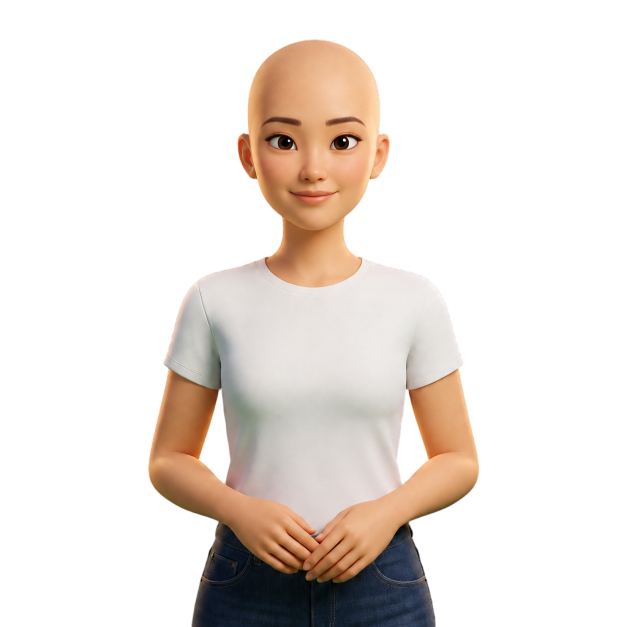
#> input picture race-plates/maker/faces/east-asian_female_gpt.png, 1254 x 1254 px, given in place of base_1d5b0001.webp, which was not available (shown at 1/2 size)
$ python before_after_corner_edit.py ../../../race-plates/maker/faces ../../../race-plates/maker/faces/indigenous_female_gpt.png
#> lines starting #> are read from the running program, lines starting #| are printed output that depends on the picture; after the words box and inside, x2 and y2 are one past the last pixel; in counts of white or black regions, pixels touching at a corner belong together
# Indigenous man (1d5b0001), Studio picture with green eyes: corner layer before vs after the user's 2 Nov 18:03 edit.
# Eye white = inside the eye layer (alpha > 0.5), grey-ish ((max-min)/mean < 0.3), not dark (mean > 70); top-most and lowest row,
# first and last column, per eye (1024-picture px). Picture: both eyes, before (top) / after (bottom), 7x, lines at the white's
# top (red) and bottom (blue).
import sys, numpy as np, cv2
from PIL import Image, ImageDraw, ImageFont
S, OUT = sys.argv[1], sys.argv[2]
base = Image.open(f'{S}/base_1d5b0001.webp').convert('RGBA')
#> base is the input picture: PIL image 1254x1254 RGBA; mean R, G, B, A 56.2, 48.1, 42.3, 76.6
bg = Image.alpha_composite(Image.new('RGBA', base.size, (128, 132, 140, 255)), base)
layers = {'before your edit': f'{S}/old_layers/green_corner_on_before_edit.png',
          'after your edit': '/Users/saizalpreetkaur./Desktop/eye_layers/1d5b0001/green.png'}
font = ImageFont.truetype('/System/Library/Fonts/Helvetica.ttc', 22)
x0, y0, x1, y1 = 425, 198, 600, 248; Z = 7; rows = []
for name, path in layers.items():
    lay = Image.open(path).convert('RGBA'); comp = Image.alpha_composite(bg, lay).convert('RGB')
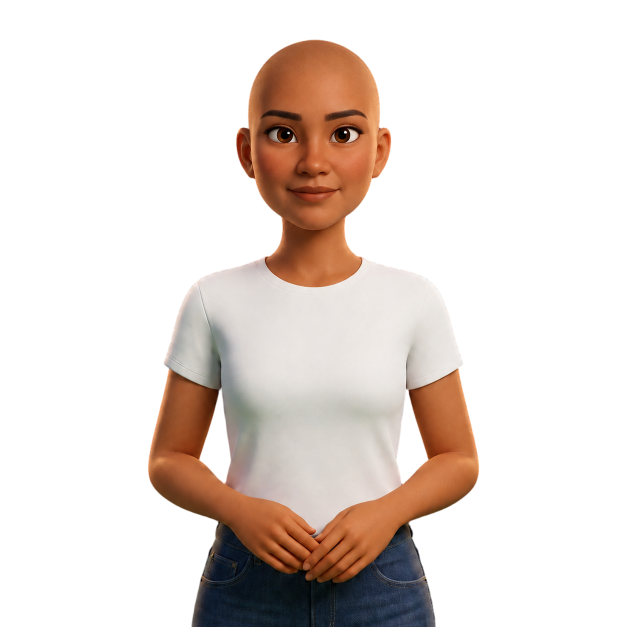
#> input picture race-plates/maker/faces/indigenous_female_gpt.png, 1254 x 1254 px, given in place of green_corner_on_before_edit.png, which was not available (shown at 1/2 size)
#> further down, lay is the input picture: PIL image 1254x1254 RGBA; mean R, G, B, A 51.7, 41.4, 35.9, 76.7
    c = np.asarray(comp).astype(float); la = np.asarray(lay)[..., 3] / 255
    m = c.mean(-1); rc = (c.max(-1) - c.min(-1)) / np.maximum(m, 1)
#> after `m = c.mean(-1)`:
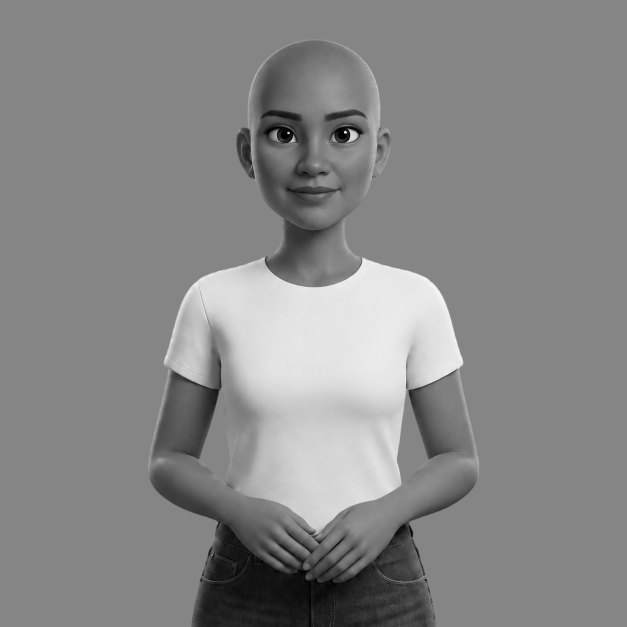
#> m: shape (1254, 1254) float64 (shown at 1/2 size); min 0, max 255, mean 135.6
    white = (la > 0.5) & (rc < 0.3) & (m > 70)
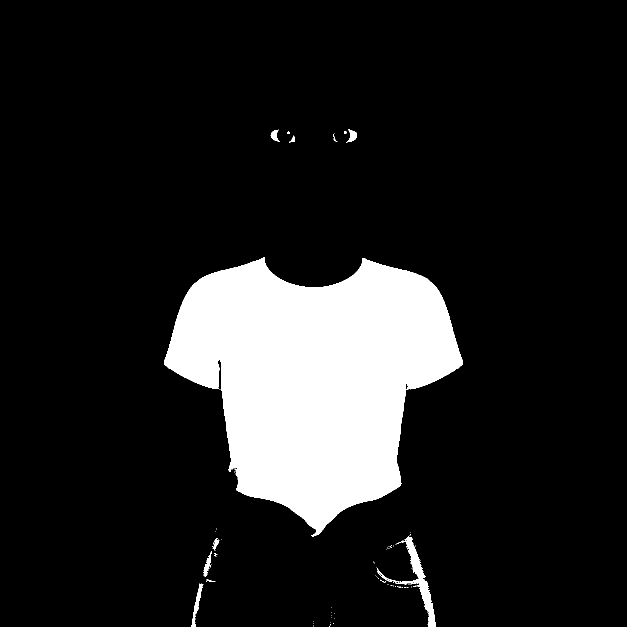
#> white: shape (1254, 1254) bool (shown at 1/2 size); 13.2% white; 82 white regions (69 under 20 px), largest, box (x1, y1, x2, y2) and area: (328, 514, 926, 1073) 203375, (791, 1071, 871, 1254) 2892, (383, 1167, 407, 1254) 565
    img = comp.crop((x0, y0, x1, y1)).resize(((x1 - x0) * Z, (y1 - y0) * Z), Image.NEAREST); d = ImageDraw.Draw(img)
#> after `img = comp.crop((x0, y0, x1, y1)).resize(((x1 - x0) * Z, (y1 - y0) * Z`:
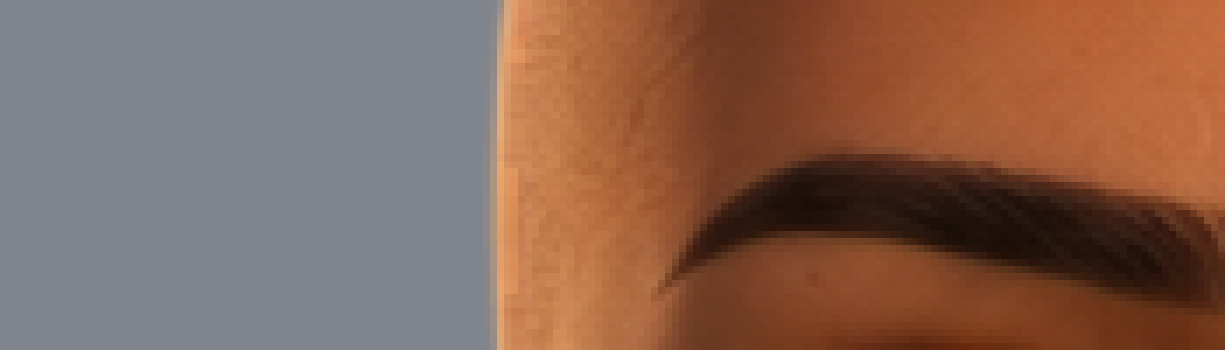
#> img: PIL image 1225x350 RGB; mean R, G, B 134.1, 99.8, 84
    line = [name]
    for side, xs_ in (('left', slice(0, 512)), ('right', slice(512, 1024))):
        w = np.zeros_like(white); w[:, xs_] = white[:, xs_]
        ys, xs = np.nonzero(w)
        h, wd = ys.max() - ys.min() + 1, xs.max() - xs.min() + 1
        line.append(f'{side} eye: white {wd} x {h} px (rows {ys.min()}-{ys.max()}), {int(w.sum())} white px')
        for yy, col in ((ys.min(), (255, 40, 40)), (ys.max() + 1, (40, 120, 255))):
            d.line([((xs.min() - 3 - x0) * Z, (yy - y0) * Z), ((xs.max() + 3 - x0) * Z, (yy - y0) * Z)], fill=col, width=2)
#> this loop made 2 passes
#> (h, wd) on passes 1 to 2: (732, 184), (996, 414)
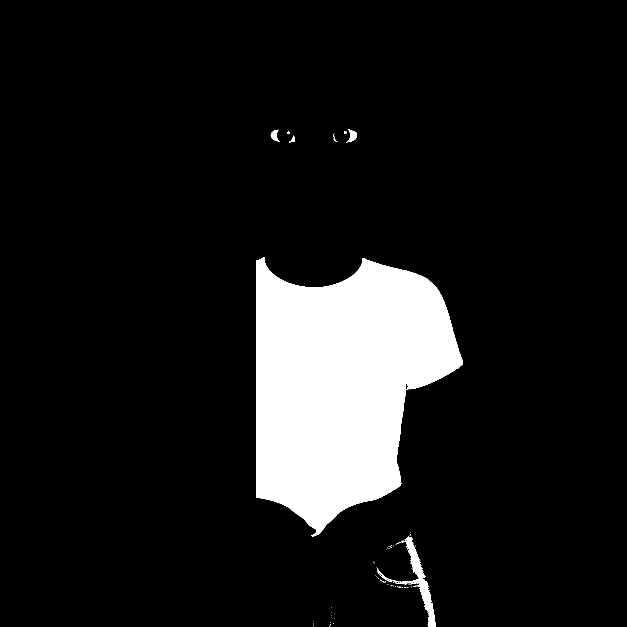
#> w: shape (1254, 1254) bool (shown at 1/2 size); 10.2% white; 62 white regions (53 under 20 px), largest, box (x1, y1, x2, y2) and area: (512, 514, 926, 1073) 156164, (791, 1071, 871, 1254) 2892, (692, 258, 714, 285) 290
#> after the loop, line = 3 items
    print(' | '.join(line))
#| before your edit | left eye: white 184 x 732 px (rows 522-1253), 48285 white px | right eye: white 414 x 996 px (rows 258-1253), 160035 white px
    cell = Image.new('RGB', (img.width, img.height + 34), 'white'); cell.paste(img, (0, 34))
#> after `cell = Image.new('RGB', (img.width, img.height + 34), 'white')`: cell: PIL image 1225x384 RGB; every value is 255
#> after `cell.paste(img, (0, 34))`:
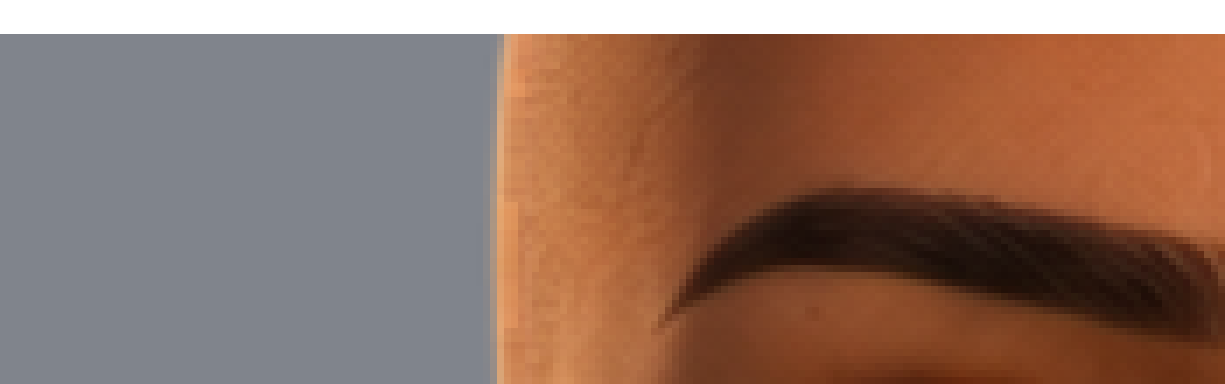
#> cell: PIL image 1225x384 RGB; mean R, G, B 144.8, 113.6, 99.2
    ImageDraw.Draw(cell).text((8, 6), f'Indigenous man, Studio picture, green eyes, corner layer on - {name}', fill='black', font=font)
    rows.append(cell)
out = Image.new('RGB', (rows[0].width, sum(r.height for r in rows) + 10), 'white')
#> out: PIL image 1225x778 RGB; every value is 255
out.paste(rows[0], (0, 0)); out.paste(rows[1], (0, rows[0].height + 10)); out.save(OUT); print(OUT)
#> after `out.paste(rows[1], (0, rows[0].height + 10))`:
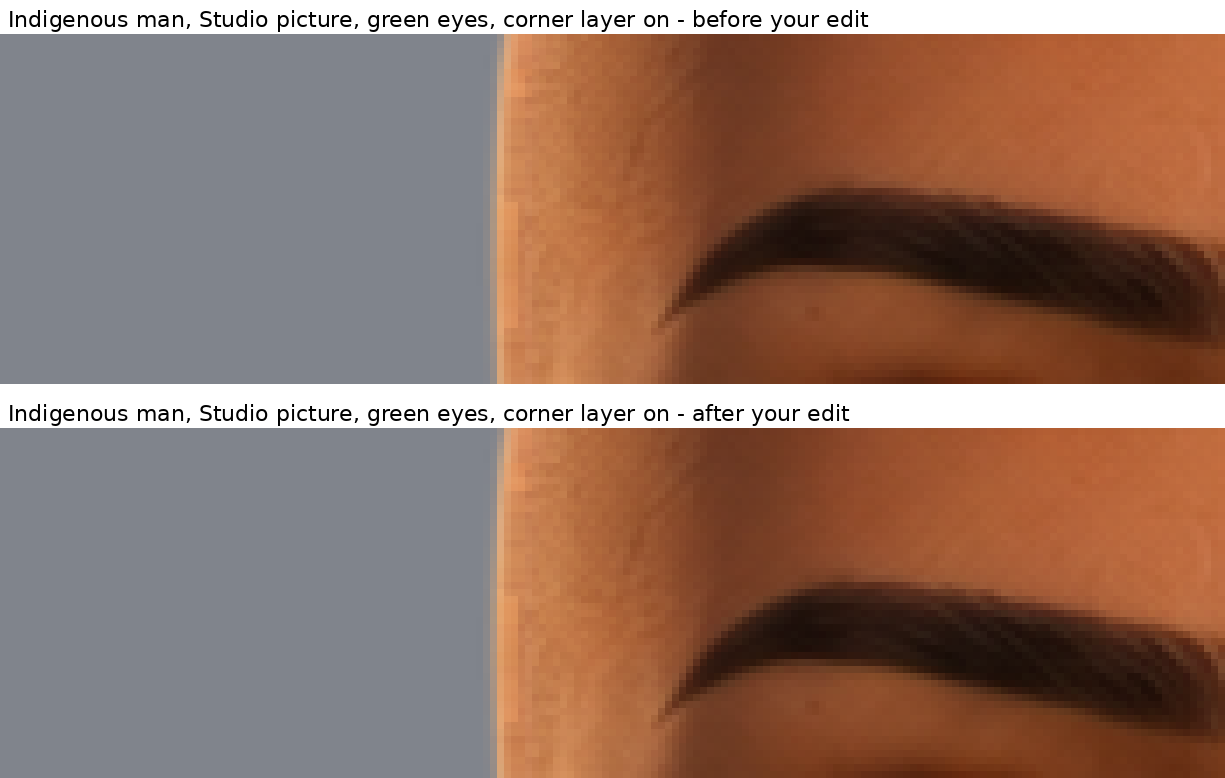
#> out: PIL image 1225x778 RGB; mean R, G, B 144.3, 113.5, 99.2
#| ../../../race-plates/maker/faces/indigenous_female_gpt.png
